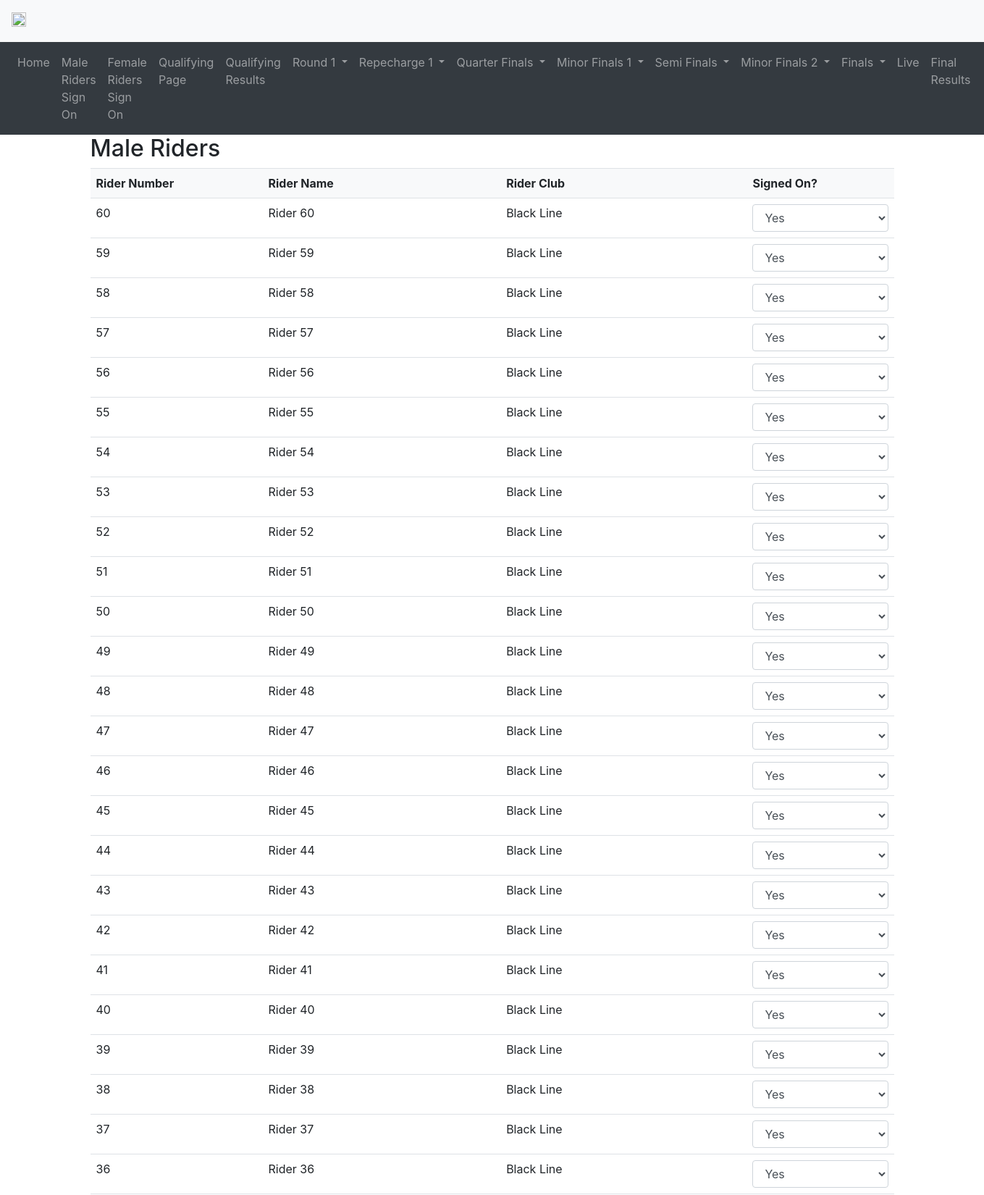
Screenshot of /signon_male (upper part) with the database file from the repository.
### main.py (models this page shows, shortened)
class RidersMale(Base):
    __tablename__ = 'riders_male'
    rider_number = db.Column(db.Integer, primary_key=True)
    rider_name = db.Column(db.String(50))
    rider_club = db.Column(db.String(50))
    signed_on = db.Column(db.String(50), default='No')
    qualifying_time = db.Column(db.Numeric(precision=3, asdecimal=False), nullable=True)
    seeding = db.Column(db.Integer)
    sprint_category = db.Column(db.String(50))
    round_1_pairing = db.Column(db.Integer, nullable=True)
    round_1_seeding = db.Column(db.Integer, nullable=True)
    quarter_final_seeding = db.Column(db.Integer, nullable=True)
    semi_final_seeding = db.Column(db.Integer, nullable=True)
    final_seeding = db.Column(db.Integer, nullable=True)
    final_result = db.Column(db.Integer, nullable=True)

### main.py (the view)
@app.route('/signon_male', methods=['GET', 'POST'])
def signon_male():
    if request.method == 'POST':
        form_data = request.form.to_dict()
        with session_scope() as session:
            riders_male = session.query(RidersMale).all()
            signon_male = {rider.rider_number: 'No' for rider in riders_male}
            for k, v in form_data.items():
                try:
                    rider_number = int(k.split('[')[1].split(']')[0])
                except (ValueError, IndexError):
                    continue  # Skip this key if it can't be parsed into an integer
                if 'male_riders_signon' in k:
                    signon_male[rider_number] = v
            for rider_number, signed_on in signon_male.items():
                rider = session.query(RidersMale).filter_by(rider_number=rider_number).first()
                if rider:
                    rider.signed_on = signed_on
            session.commit()
        return redirect('/signon_female')
    else:
        with session_scope() as session:
            male_riders = pd.read_sql('SELECT rider_number AS "Rider Number", rider_name AS "Rider Name", rider_club AS "Rider Club", "" AS "Signed_On" FROM riders_male ORDER BY rider_number DESC', engine)
        return render_template('male_signon.html', male_riders=male_riders.to_dict('records'))

### main.py (called while the page is built)
@contextmanager
def session_scope():
    session = Session()
    try:
        yield session
        session.commit()
    except:
        session.rollback()
        raise
    finally:
        session.close()

### templates/male_signon.html (shortened to what this page needs)
{% extends "base.html" %}
{% block content %}
<h2>Male Riders</h2>
<form method="post" action="/signon_male">
<div class="table-responsive">
  <table class="table">
    <thead>
      <tr>
        <th>Rider Number</th>
        <th>Rider Name</th>
        <th>Rider Club</th>
        <th>Signed On?</th>
      </tr>
    </thead>
    <tbody>
      {% for rider in male_riders %}
      <tr>
        <td>{{ rider['Rider Number'] }}</td>
        <td>{{ rider['Rider Name'] }}</td>
        <td>{{ rider['Rider Club'] }}</td>
        <td>
          <select name="male_riders_signon[{{ rider['Rider Number'] }}]" class="form-control">
            <option value="Yes" {% if rider['Signed_On'] == 'Yes' %}selected{% endif %}>Yes</option>
          </select>
        </td>
      </tr>
      {% endfor %}
    </tbody>
  </table>
</div>
</form>
{% endblock %}

### templates/base.html (style rules this page uses)
tr { page-break-inside: avoid; }

### templates/male_signon.html (style rules this page uses)
table.table { border-collapse: collapse; width: 100%; }
table.table thead { background-color: #f8f9fa; }
table.table th, table.table td { padding: 8px; text-align: left; border-bottom: 1px solid #dee2e6; }
table.table th { font-weight: bold; }
table.table td { vertical-align: top; }

### rows the page displays
RidersMale: rider_number "60", rider_name "Rider 60", rider_club "Black Line", rider_number "Yes"
RidersMale: rider_number "59", rider_name "Rider 59", rider_club "Black Line", rider_number "Yes"
RidersMale: rider_number "58", rider_name "Rider 58", rider_club "Black Line", rider_number "Yes"
RidersMale: rider_number "57", rider_name "Rider 57", rider_club "Black Line", rider_number "Yes"
RidersMale: rider_number "56", rider_name "Rider 56", rider_club "Black Line", rider_number "Yes"
RidersMale: rider_number "55", rider_name "Rider 55", rider_club "Black Line", rider_number "Yes"
RidersMale: rider_number "54", rider_name "Rider 54", rider_club "Black Line", rider_number "Yes"
RidersMale: rider_number "53", rider_name "Rider 53", rider_club "Black Line", rider_number "Yes"
RidersMale: rider_number "52", rider_name "Rider 52", rider_club "Black Line", rider_number "Yes"
RidersMale: rider_number "51", rider_name "Rider 51", rider_club "Black Line", rider_number "Yes"
RidersMale: rider_number "50", rider_name "Rider 50", rider_club "Black Line", rider_number "Yes"
RidersMale: rider_number "49", rider_name "Rider 49", rider_club "Black Line", rider_number "Yes"
RidersMale: rider_number "48", rider_name "Rider 48", rider_club "Black Line", rider_number "Yes"
RidersMale: rider_number "47", rider_name "Rider 47", rider_club "Black Line", rider_number "Yes"
RidersMale: rider_number "46", rider_name "Rider 46", rider_club "Black Line", rider_number "Yes"
RidersMale: rider_number "45", rider_name "Rider 45", rider_club "Black Line", rider_number "Yes"
RidersMale: rider_number "44", rider_name "Rider 44", rider_club "Black Line", rider_number "Yes"
RidersMale: rider_number "43", rider_name "Rider 43", rider_club "Black Line", rider_number "Yes"
RidersMale: rider_number "42", rider_name "Rider 42", rider_club "Black Line", rider_number "Yes"
RidersMale: rider_number "41", rider_name "Rider 41", rider_club "Black Line", rider_number "Yes"
RidersMale: rider_number "40", rider_name "Rider 40", rider_club "Black Line", rider_number "Yes"
RidersMale: rider_number "39", rider_name "Rider 39", rider_club "Black Line", rider_number "Yes"
RidersMale: rider_number "38", rider_name "Rider 38", rider_club "Black Line", rider_number "Yes"
RidersMale: rider_number "37", rider_name "Rider 37", rider_club "Black Line", rider_number "Yes"
RidersMale: rider_number "36", rider_name "Rider 36", rider_club "Black Line", rider_number "Yes"
